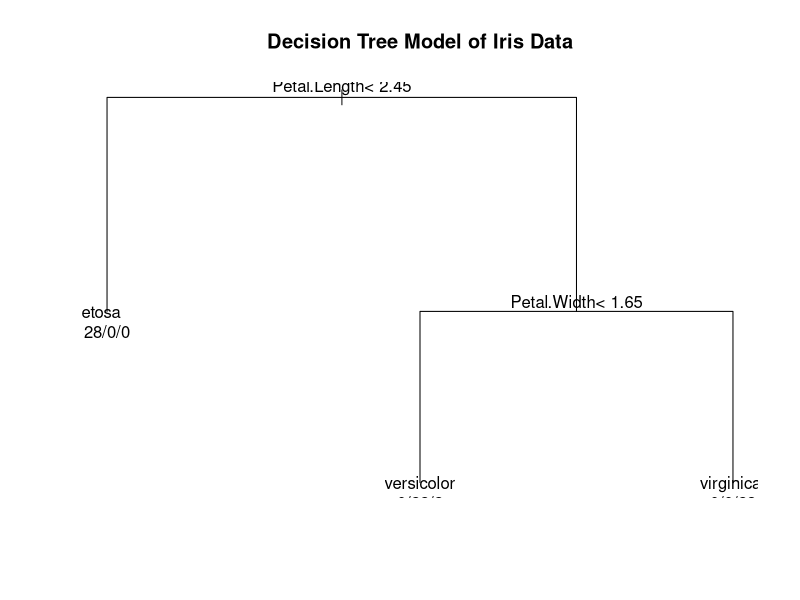

The R script that drew this image:
###################################################################################
## This code is part of Data Science Dojo's bootcamp
## Copyright (C) 2015

## Objective: Machine learning of iris species classification with decision tree
## Data source: iris data set (included in R)	
## Please install "rpart" package: install.packages("rpart")
## Please install "party" package: install.packages("party")
###################################################################################

## load the library
library(rpart)

## DATA EXPLORATION
## load the iris data in R
data(iris)
## explore the data set
str(iris)
dim(iris)

## BUILD MODEL
## randomly choose 1/2 of the data set as training data
set.seed(777)
random.rows.train <- sample(1:nrow(iris), 0.5*nrow(iris), replace=F)
iris.train <- iris[random.rows.train,]
dim(iris.train)
## select the other 1/2 left as the testing data
random.rows.test <- setdiff(1:nrow(iris),random.rows.train)
iris.test <- iris[random.rows.test,]
dim(iris.test)
## fitting decision model on training set
iris.model <- rpart(Species~., data = iris.train)

## VISUALIZE THE MODEL
## visualize the tree structure
plot(iris.model)
title(main = "Decision Tree Model of Iris Data")
text(iris.model, use.n = TRUE)

## MODEL EVALUATION
## make prediction using decision model
iris.test.predictions <- predict(iris.model, iris.test, type = "class")
## extract out the observations in testing set
iris.test.observations <- iris.test$Species
## show the confusion matrix
confusion.matrix <- table(iris.test.predictions, iris.test.observations)
confusion.matrix
## calculate the accuracy in testing set
accuracy <- sum(diag(confusion.matrix)) / sum(confusion.matrix)
accuracy

## EXERCISE
## Besides the rpart library, another library called "party" can be also used to build decision trees. It provides nonparametric regression trees for nominal, ordinal, numeric, censored, and multivariate responses. Tree growth is based on statistical stopping rules, so pruning should not be required. Mannual of party library: http://cran.r-project.org/web/packages/party/party.pdf. 
## Instead of rpart(), try to use ctree() in "party" for the same data. They implement different algorithm when building the trees. But for this small iris data, would these two functions (with two algorithms) give us the same tree?
